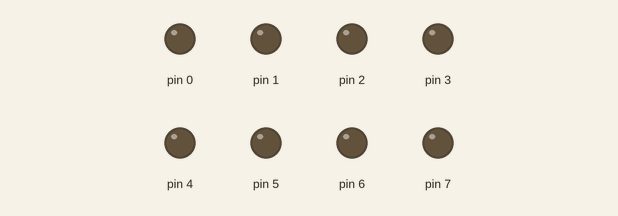
A sketch run on a simulated Arduino Uno, built with avr-gcc and run on an emulated ATmega328P. Parts: output pins drawn as LEDs (lit = HIGH).

Above: at 0.02 s.
At 1.87 s:
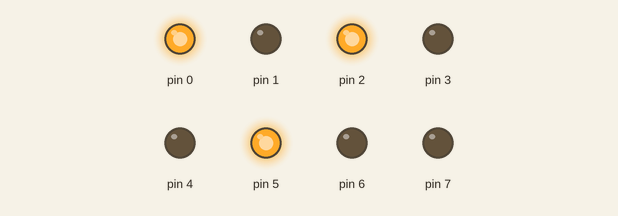
At 3.72 s:
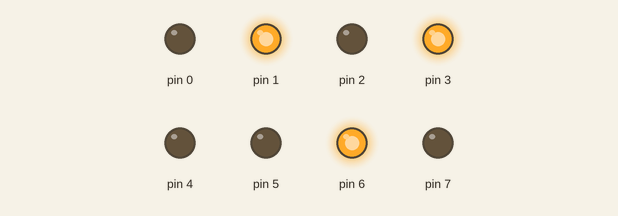
At 7.47 s:
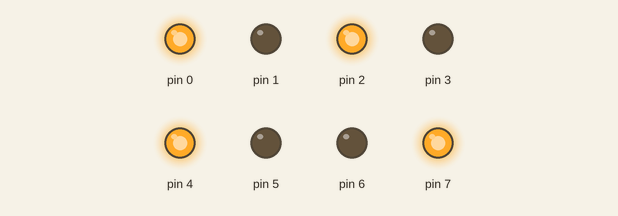
At 11.22 s:
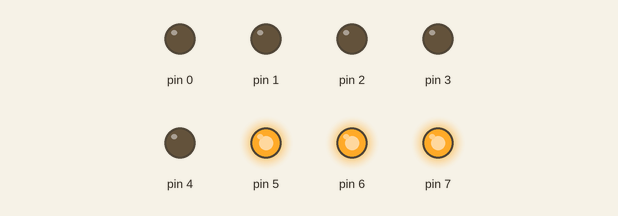
At 14.97 s:
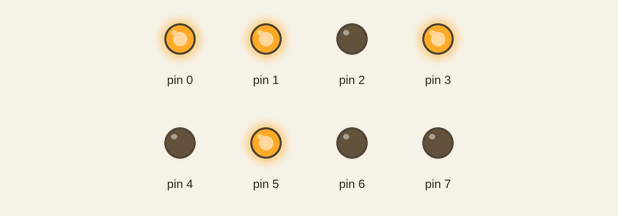
Timing chart, 0 to 16.6 s (numbered marks = the images above):
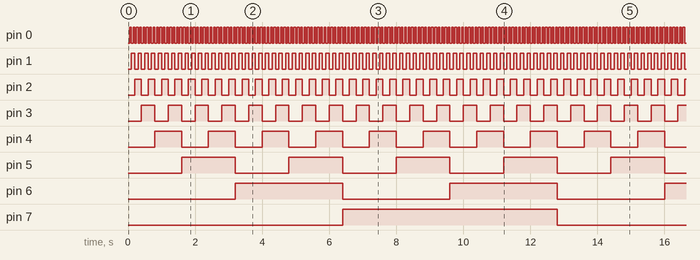

The sketch:

sketch_sep29a.ino
```cpp
void setup() {

  //DDR = TRISD
  DDRD = 0xFF;
  PORTD = 0;


}

void loop() {
  delay(50);
  PORTD++;
}
```

Measured:
- by itself, pin 0: alternates HIGH for 0.05 s and LOW for 0.05 s
- by itself, pin 1: alternates HIGH for 0.10 s and LOW for 0.10 s
- by itself, pin 2: alternates HIGH for 0.20 s and LOW for 0.20 s
- by itself, pin 3: alternates HIGH for 0.40 s and LOW for 0.40 s
- by itself, pin 4: alternates HIGH for 0.80 s and LOW for 0.80 s
- by itself, pin 5: alternates HIGH for 1.6 s and LOW for 1.6 s
- by itself, pin 6: alternates HIGH for 3.2 s and LOW for 3.2 s
- by itself, pin 7: alternates HIGH for 6.4 s and LOW for 6.4 s
